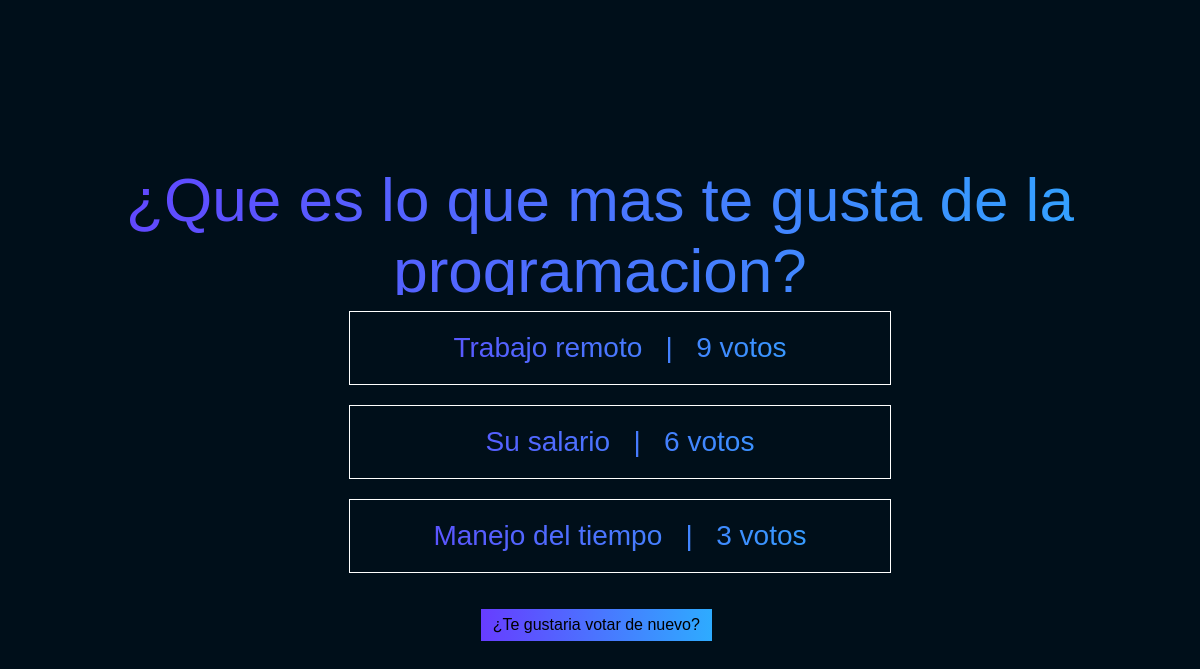
Page /polls/6/results/ on the earlier database version.
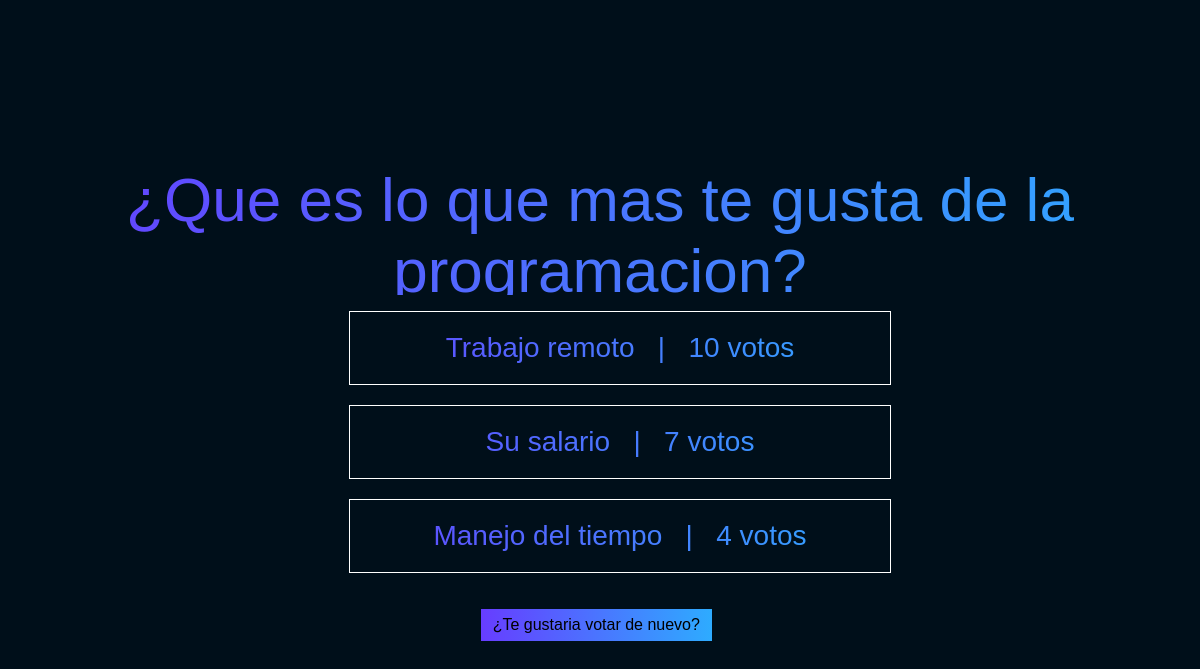
Same page on the later database version.
### polls/models.py (models this page shows, shortened)
class Question(models.Model): #preguntas(tablas)
    question_text = models.CharField(max_length=200)  #atributos(opp) o columnas(database)
    pub_date = models.DateTimeField("date published")

class choice(models.Model):  #respuestas
    question = models.ForeignKey(Question, on_delete=models.CASCADE)
    choice_text = models.CharField(max_length=200)
    votes = models.IntegerField(default= 0)

### polls/views.py (the view)
# urls.py: path("<int:pk>/results/", views.Resultview.as_view(), name="results"),
class Resultview(generic.DetailView):
    model = Question
    template_name ="polls/results.html"

### polls/templates/polls/results.html (shortened to what this page needs)
{% load static %}
<!DOCTYPE html>
<html lang="en">
  <head>
    <link rel="stylesheet" href="{% static 'polls/style.css' %}" />
    <link rel="stylesheet" href="{% static 'polls/results.css' %}" />
  </head>
  <body>
    <header>
      <p>{{ question.question_text }}</p>
    </header>
    <main>
      <ul>
        {% for choice in question.choice_set.all %}
        <li>
          {{ choice.choice_text }} &nbsp; | &nbsp; {{ choice.votes }} voto{{ choice.votes|pluralize}}
        </li>
        {% endfor %}
      </ul>
    </main>
    <a href="{% url 'polls:detail' question.id %}"
      >¿Te gustaria votar de nuevo?</a
    >
  </body>
</html>

### polls/static/polls/style.css (style rules this page uses)
body { display: flex; align-items: center; justify-content: space-between; flex-direction: column; height: 100vh; background: hsl(204 100% 5%); font-family: Arial, Helvetica, sans-serif; }
header { display: flex; align-items: center; justify-content: center; padding: 30px; padding-top: 30px; height: 60px; font-size: 62px; color: #71632d; }
ul { display: flex; align-items: center; justify-content: center; flex-direction: column; }
header, ul { background: linear-gradient( to right, rgb(103, 61, 255), hsl(204 100% 59%) ); -webkit-background-clip: text; -webkit-text-fill-color: transparent; text-align: center; }
li { display: flex; align-items: center; justify-content: center; width: 500px; border: 1px solid white; padding: 20px; margin-bottom: 20px; font-size: 28px; }
a { color: white; text-decoration: none; }

### polls/static/polls/results.css (style rules this page uses)
body { display: flex; align-items: center; justify-content: center; }
a { background: linear-gradient( to right, rgb(103, 61, 255), hsl(204, 100%, 59%) ); outline: none; text-decoration: none; display: inline-block; width: 19.5%; margin-right: 0.625%; text-align: center; line-height: 2; -webkit-text-fill-color: black; }

Differences in the rows shown:
changed choice "Trabajo remoto": votes "9" → "10"
changed choice "Su salario": votes "6" → "7"
changed choice "Manejo del tiempo": votes "3" → "4"
